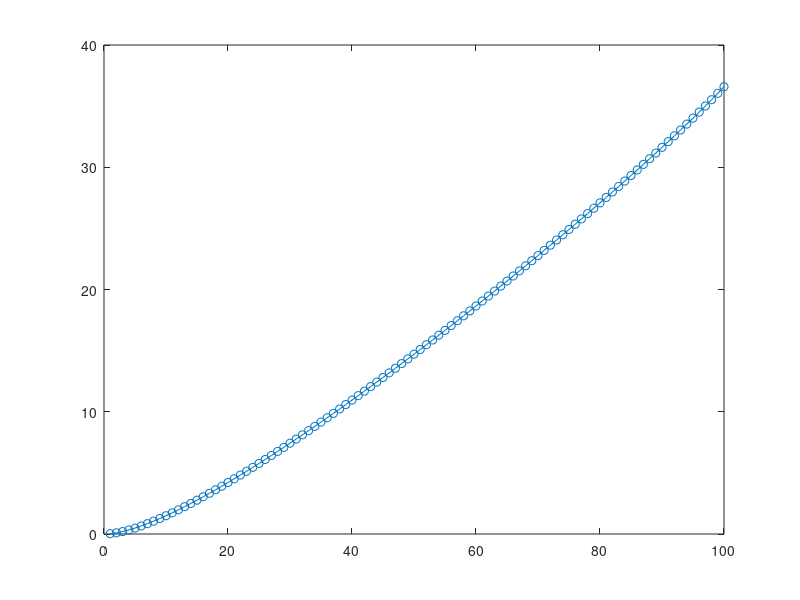

MATLAB code for this plot:
clear

N_in = 100;
pos_in=[0:180/N_in:179.9999];

r_spont_MT = 20;
b_pref = 0.4;
b_null = -0.2;
K_in = 4;

coherence = [1:100];

    
    
for j=1:100
   max_rate_in = r_spont_MT + b_pref*coherence(j)*10;
   b_in = r_spont_MT + b_null*coherence(j);
   proba_in(:,j) = (max_rate_in-b_in)*exp(K_in*(cos(pos_in/180*2*pi)-1))+b_in; 
   proba_in_der(:,j) =(max_rate_in-b_in)*exp(K_in*(cos(pos_in/180*2*pi)-1))*...
       K_in.*-sin(pos_in/180*2*pi)/180*2*pi; 

end

info = sum(proba_in_der.^2./proba_in);

plot(coherence,info','o-')